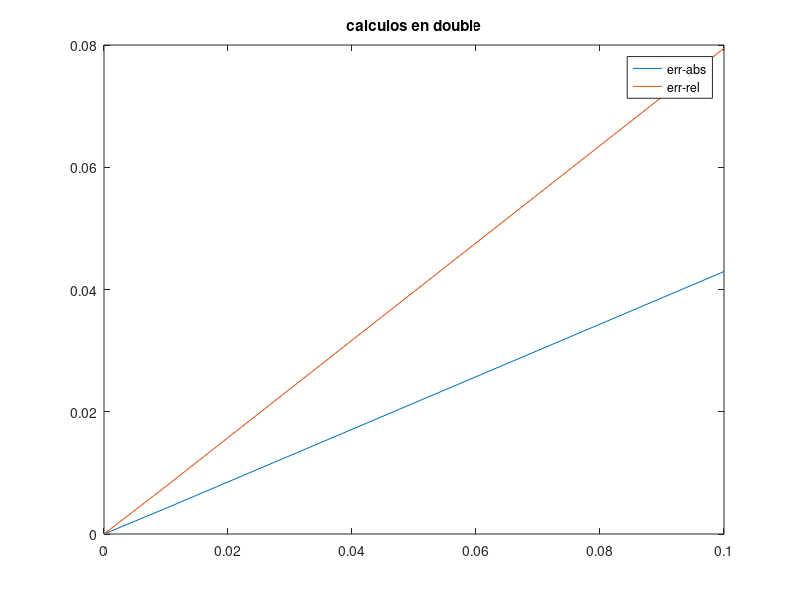

This chart was generated by the following MATLAB code: (Note: this script raises an error after producing the figure.)
% ejercicio 6

%Aproxima la derivada de la función sin(x) en x = 1 mediante la fórmula
% (sin(1 + h) − sin(1))/h 
%con h = 10^(−i) para i = 5, 6, . . . , 16 comparando los resultados obtenidos con el valor exacto
%de cos(1). Halla el error absoluto y relativo para cada aproximación y comprueba la pérdida de
%precisión por cancelación. Trabajad con toda la precisión de la máquina.
%Nota: puedes ver lo que ocurre si trabajas son sólo 5 dígitos y redondeo simétrico.

%% USAMOS TABLAS Y GRÁFICAS PARA COMPARAR LOS ERRORES.
%% DE ANTEMANO SABEMOS QUE   (sin(1 + h) − sin(1))/h - cos(1) = O(h) 

% cabecera
clear all
clc
clf  % clear figure  LIMPIA LOS GRÁFICOS
addpath('../biblioteca')
%%

display (' ejercicio 6')

%% vectores fila para guardar los datos y poder hacer las gráficas con facilidad
h=zeros(1,12);  %matriz con 1 fila y 12 columnas (vector fila)
e_a=h;
e_r=h;
cos_1=cos(1);

fprintf('\n h \t e_a \t \t e_r \n')   %cabecera de tabla de datos
for i=1:12
  h(i)=10^(-i);  % 10^(-i-4); para ir de 5 a 16  se verá la cancelación en restas
  der_aprox= (sin(1+h(i))-sin(1))/h(i);
  e_a(i)=abs(der_aprox-cos_1);
  e_r(i)=e_a(i)/cos_1;
  fprintf('%5e \t %5.7e \t %5.7e \n ', h(i), e_a(i), e_r(i))  %linea de datos con formato
end  

% comandos para gráfica 1
figure(1);
plot(h,e_a,h,e_r)
title('calculos en double')
legend('err-abs','err-rel')

% calculos con 5 digitos
global n   % en practicas se nos olvidó  OJO
n=5
display( ' calculo con 5 digitos')


cos_1_fls=cos(1);

fprintf('\n h \t e_a \t \t e_r \n')
for i=1:12
  h(i)=10^(-i);  %10^(-i-4) para ir de 5 a 16  (SE VE ANTES EL ERROR DE CANCELACION)
  der_aprox= fls(fls(fls(sin(fls(1+h(i))))-fls(sin(1)))/h(i));
  e_a(i)=abs(der_aprox-cos_1);
  e_r(i)=e_a(i)/cos_1;
  fprintf('%5e \t %5.7e \t %5.7e \n ', h(i), e_a(i), e_r(i))
end  

% comandos para gráfica 2
figure(2);
plot(h,e_a,h,e_r)
title('calculos con 5 digitos')
legend('err-abs','err-rel')






